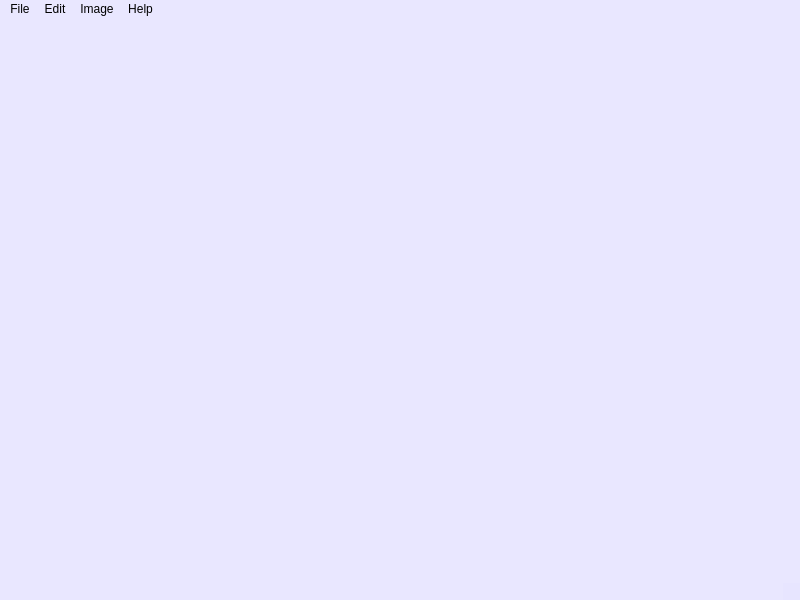
<?xml version="1.0" encoding="UTF-8"?>
<ui version="4.0">
 <class>MainWindow</class>
 <widget class="QMainWindow" name="MainWindow">
  <property name="geometry">
   <rect>
    <x>0</x>
    <y>0</y>
    <width>800</width>
    <height>600</height>
   </rect>
  </property>
  <property name="windowTitle">
   <string>MainWindow</string>
  </property>
  <property name="styleSheet">
   <string notr="true">background-color: rgba(226, 225, 255, 100);</string>
  </property>
  <widget class="QWidget" name="centralwidget"/>
  <widget class="QMenuBar" name="menubar">
   <property name="geometry">
    <rect>
     <x>0</x>
     <y>0</y>
     <width>800</width>
     <height>20</height>
    </rect>
   </property>
   <widget class="QMenu" name="menuFile">
    <property name="title">
     <string>File</string>
    </property>
    <addaction name="action_Open"/>
    <addaction name="action_Close"/>
    <addaction name="action_Close_all"/>
    <addaction name="separator"/>
    <addaction name="action_Save"/>
    <addaction name="action_Save_as"/>
    <addaction name="separator"/>
    <addaction name="actionExit"/>
   </widget>
   <widget class="QMenu" name="menuEdit">
    <property name="title">
     <string>Edit</string>
    </property>
    <addaction name="actionUndo"/>
    <addaction name="actionRedo"/>
    <addaction name="separator"/>
    <addaction name="actionCopy"/>
    <addaction name="actionPaste"/>
   </widget>
   <widget class="QMenu" name="menuImage">
    <property name="title">
     <string>Image</string>
    </property>
    <addaction name="actionHistograma"/>
    <addaction name="actionHistograma_acumulativo"/>
    <addaction name="actionResumen"/>
    <addaction name="separator"/>
    <addaction name="actionBinarizar_2"/>
    <addaction name="actionCambiar_brillo_y_contraste_2"/>
    <addaction name="actionCorrecci_n_gamma"/>
    <addaction name="actionEcualizar"/>
    <addaction name="actionEspecificar_histograma"/>
    <addaction name="actionImagen_diferencia"/>
    <addaction name="actionMapa_de_cambios"/>
    <addaction name="actionTransformaci_n_lineal_por_tramos"/>
    <addaction name="separator"/>
    <addaction name="actionEspejo_vertical"/>
    <addaction name="actionEspejo_horizontal"/>
    <addaction name="actionTraspuesta"/>
    <addaction name="actionRotaci_n_m_ltiplo_de_90"/>
    <addaction name="separator"/>
    <addaction name="actionReescalar"/>
    <addaction name="separator"/>
    <addaction name="actionRotar"/>
   </widget>
   <widget class="QMenu" name="menuHelp">
    <property name="title">
     <string>Help</string>
    </property>
   </widget>
   <addaction name="menuFile"/>
   <addaction name="menuEdit"/>
   <addaction name="menuImage"/>
   <addaction name="menuHelp"/>
  </widget>
  <widget class="QStatusBar" name="statusbar">
   <property name="mouseTracking">
    <bool>true</bool>
   </property>
  </widget>
  <action name="action_Open">
   <property name="text">
    <string>&amp;Open</string>
   </property>
  </action>
  <action name="action_Close">
   <property name="text">
    <string>&amp;Close</string>
   </property>
  </action>
  <action name="action_Close_all">
   <property name="text">
    <string>Close all</string>
   </property>
  </action>
  <action name="action_Save">
   <property name="text">
    <string>&amp;Save </string>
   </property>
  </action>
  <action name="action_Save_as">
   <property name="text">
    <string>&amp;Save as</string>
   </property>
  </action>
  <action name="actionExit">
   <property name="text">
    <string>Exit</string>
   </property>
  </action>
  <action name="actionUndo">
   <property name="text">
    <string>Undo</string>
   </property>
  </action>
  <action name="actionRedo">
   <property name="text">
    <string>Redo</string>
   </property>
  </action>
  <action name="actionCopy">
   <property name="text">
    <string>Copy</string>
   </property>
  </action>
  <action name="actionPaste">
   <property name="text">
    <string>Paste</string>
   </property>
  </action>
  <action name="actionAbout">
   <property name="text">
    <string>About</string>
   </property>
  </action>
  <action name="actionCambiar_brillo_y_contraste">
   <property name="text">
    <string>Cambiar brillo y contraste </string>
   </property>
  </action>
  <action name="actionBinarizar">
   <property name="text">
    <string>Binarizar</string>
   </property>
  </action>
  <action name="actionBinarizar_2">
   <property name="text">
    <string>Binarizar</string>
   </property>
  </action>
  <action name="actionCambiar_brillo_y_contraste_2">
   <property name="text">
    <string>Cambiar brillo y contraste</string>
   </property>
  </action>
  <action name="actionEspecificar_histograma">
   <property name="text">
    <string>Especificar histograma</string>
   </property>
  </action>
  <action name="actionImagen_diferencia">
   <property name="text">
    <string>Imagen diferencia</string>
   </property>
  </action>
  <action name="actionMapa_de_cambios">
   <property name="text">
    <string>Mapa de cambios</string>
   </property>
  </action>
  <action name="actionTransformaci_n_lineal_por_tramos">
   <property name="text">
    <string>Transformación lineal por tramos</string>
   </property>
  </action>
  <action name="actionEcualizar">
   <property name="text">
    <string>Ecualizar</string>
   </property>
  </action>
  <action name="actionResumen">
   <property name="text">
    <string>Resumen</string>
   </property>
  </action>
  <action name="actionHistograma">
   <property name="text">
    <string>Histograma</string>
   </property>
  </action>
  <action name="actionHistograma_acumulativo">
   <property name="text">
    <string>Histograma acumulativo</string>
   </property>
  </action>
  <action name="actionCorrecci_n_gamma">
   <property name="text">
    <string>Corrección gamma</string>
   </property>
  </action>
  <action name="actionEspejo_vertical">
   <property name="text">
    <string>Espejo vertical</string>
   </property>
  </action>
  <action name="actionEspejo_horizontal">
   <property name="text">
    <string>Espejo horizontal</string>
   </property>
  </action>
  <action name="actionTraspuesta">
   <property name="text">
    <string>Traspuesta</string>
   </property>
  </action>
  <action name="actionRotaci_n_m_ltiplo_de_90">
   <property name="text">
    <string>Rotación múltiplo de 90º</string>
   </property>
  </action>
  <action name="actionReescalar">
   <property name="text">
    <string>Reescalar</string>
   </property>
  </action>
  <action name="actionRotar">
   <property name="text">
    <string>Rotar</string>
   </property>
  </action>
 </widget>
 <resources/>
 <connections/>
</ui>
